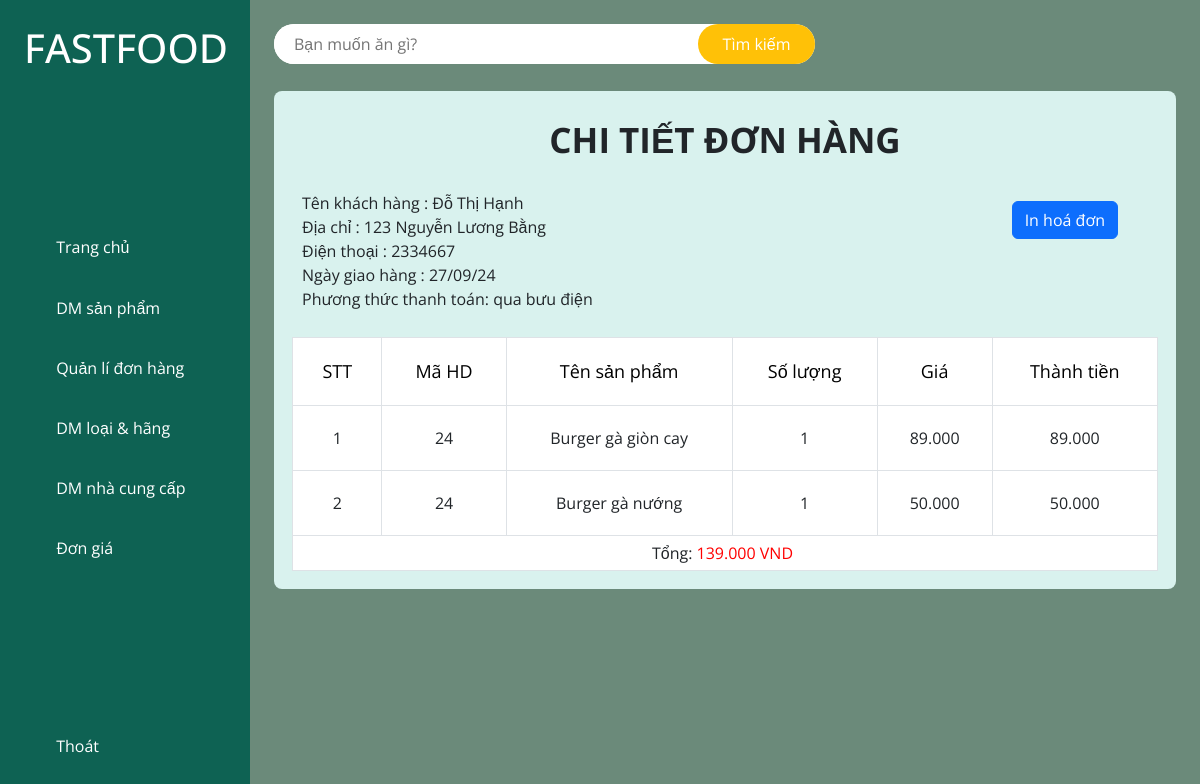
The page /admin/index.php?admin=chitiethoadon&madh=24 on the database its author committed.
### tables this page shows
CREATE TABLE `hoadon` (
  `idhd` int NOT NULL,
  `idkh` int NOT NULL,
  `ngaymua` date NOT NULL,
  `noidung` varchar(50) NOT NULL,
  `phuongthuctt` int NOT NULL,
  `trangthai` int NOT NULL DEFAULT '0'
);

CREATE TABLE `khachhang` (
  `idkh` int NOT NULL,
  `tenkh` varchar(50) NOT NULL,
  `tendangnhap` varchar(50) NOT NULL,
  `password` varchar(50) NOT NULL,
  `quyentruycap` int NOT NULL,
  `diachikh` varchar(50) NOT NULL,
  `sdtkh` int NOT NULL,
  `mstkh` int NOT NULL,
  `emailkh` varchar(50) NOT NULL
);

CREATE TABLE `sanpham` (
  `idsp` int NOT NULL,
  `tensp` varchar(50) NOT NULL,
  `idloaisp` int NOT NULL,
  `idncc` int NOT NULL,
  `idhang` int NOT NULL,
  `motasp` text NOT NULL,
  `hddsp` varchar(50) NOT NULL
);

CREATE TABLE `chitiethd` (
  `idhd` int NOT NULL,
  `idsp` int NOT NULL,
  `slban` int NOT NULL,
  `dongia` float NOT NULL
);

### admin/ql_ctdonhang.php (the view, shortened to what this page needs)
<!DOCTYPE html>
<html lang="en">
<head>
  <link rel="stylesheet" href="hienthi_sp.css">
</head>
<body>
  <?php
    include('../conect/ketnoi.php');
    $madh = $_GET['madh'];
    $select = "SELECT * FROM sanpham sp INNER JOIN chitiethd cthd ON cthd.idsp = sp.idsp WHERE cthd.idhd = '$madh'";
    $query = mysqli_query($con, $select);
    $dem = mysqli_num_rows($query);
    $sql1 = "SELECT * FROM hoadon dh INNER JOIN khachhang nd ON dh.idkh = nd.idkh WHERE idhd = '$madh' ";
    $rows1 = mysqli_query($con, $sql1);
    $row1 = mysqli_fetch_array($rows1);
  ?>
  <table class="table table-bordered" style="text-align: center;">
    <div class="quanlysp">
        <h3 style="text-align: center;  margin-bottom:30px; font-size: 35px; font-weight:bold;">CHI TIẾT ĐƠN HÀNG</h3>
        <p class="print-link" style="float:right; margin-top:10px; padding-right:30px;"><a href="in_donhang.php?madh=<?=$_GET['madh']?>" target="_blank" class='btn btn-primary'>In hoá đơn</a></p>
        <?php
        echo "Tên khách hàng : ".$row1['tenkh']; echo "</br>";
        echo "Địa chỉ : ".$row1['diachikh']; echo "</br>";
        echo "Điện thoại : ".$row1['sdtkh']; echo "</br>";
        echo "Ngày giao hàng : ".date("d/m/y"); echo "</br>";
        echo "Phương thức thanh toán: ";
        if($row1['phuongthuctt'] == 1)
            echo "qua bưu điện";
          else if($row1['phuongthuctt'] == 2) echo "qua thẻ ATM"  ;
          else echo "thanh toán khi nhận hàng";
        ?>
      <table style="margin-top: 10px; background-color: #fff;">
        <tr class='tieude_hienthi_sp'>
          <td>STT</td>
          <td>Mã HD</td>
          <td>Tên sản phẩm</td>
          <td>Số lượng</td>
          <td>Giá</td>
          <td>Thành tiền</td>
        </tr>
        <?php
          $tong = 0;
        if($dem > 0){
          $i = 0;
          while ($bien = mysqli_fetch_array($query))
          {
            $i++;
            $thanhtien = $bien['dongia'] * $bien['slban'];
            $tong += $thanhtien;
          ?>
          <tr>
            <td><?php echo $i ?></td>
            <td><?php echo $bien['idhd'] ?></td>
            <td align="left" style="margin-left: 10px"><?php echo $bien['tensp'] ?></td>
            <td><?php echo $bien['slban'] ?></td>
            <td align="right"><?php echo number_format($bien['dongia'], 0, ",", ".") ?></td>
            <td align="right"><?php echo number_format($thanhtien, 0, ",", ".") ?></td>
          </tr>
          <?php } ?>
          <tr> <td colspan=6 align="right" style="padding:5px 5px 5px 0px; fontsize:20px;">Tổng: <font color="red"><?php echo number_format($tong, 0, ",", ".") ?> VND</font></td> </tr>
          <?php
          } else {
            echo "<tr><td colspan='6'>Không có sản phẩm trong CSDL</td></tr>";
          } ?>
      </table>
    </div>
  </table>
</body>
</html>

### admin/index.css (style rules this page uses)
:root { --primaryColor: #0e6253; --secondaryColor: #ffc107; --whiteColor: #fff; --blackColor: #222; --softGreenColor: #d9f2ee; --darkGreyColor: #a7a7a7; --greyColor: #f5f5f5; }
* { margin: 0; padding: 0; box-sizing: border-box; outline: none; font-family: 'Open Sans', sans-serif; }
body { width: 100%; height: auto; display: flex; }

### admin/hienthi_sp.css (style rules this page uses)
.quanlysp { padding:10px 10px; }
.quanlysp a { float:right; }
.quanlysp p { float:right; }
table { text-align:center; width:100%; height:auto; border-collapse:collapse; }
tr td { border:1px solid #DEE2E6; text-align: center; padding: 20px; }
tr.tieude_hienthi_sp td { color:black; background: #fff; height:30px; font-size:18px; }

### admin/ql_ctdonhang.php (style rules this page uses)
.print-link { display: block; text-align: right; margin-top: 10px; padding-right: 30px; }

### rows shown on the page
hoadon: khachhang.tenkh "Đỗ Thị Hạnh", khachhang.diachikh "123 Nguyễn Lương Bằng", khachhang.sdtkh "2334667"
sanpham: chitiethd.idhd "24", tensp "Burger gà giòn cay", chitiethd.slban "1", chitiethd.dongia "89.000", chitiethd.dongia+slban "89.000"
sanpham: chitiethd.idhd "24", tensp "Burger gà nướng", chitiethd.slban "1", chitiethd.dongia "50.000", chitiethd.dongia+slban "50.000"

### other values the page prints
$tong "139.000"
